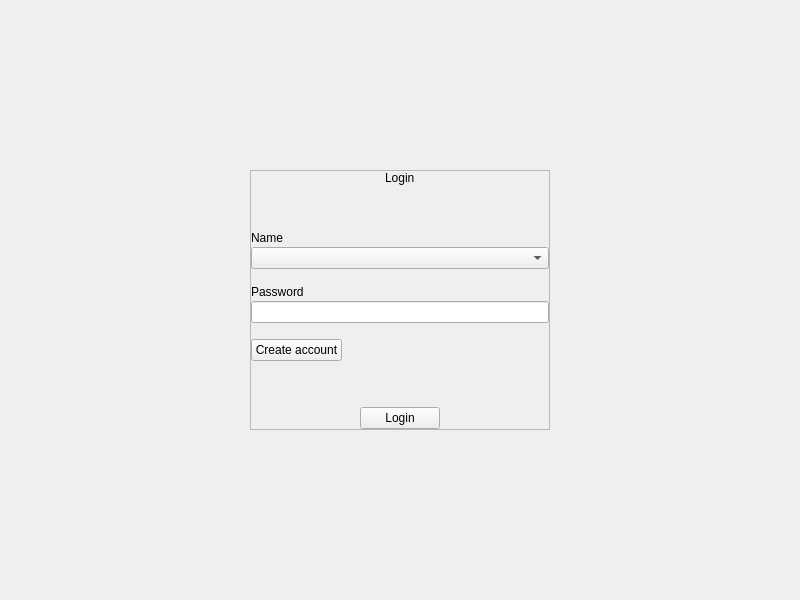
<?xml version="1.0" encoding="UTF-8"?>
<ui version="4.0">
 <class>login</class>
 <widget class="QWidget" name="login">
  <property name="geometry">
   <rect>
    <x>0</x>
    <y>0</y>
    <width>800</width>
    <height>600</height>
   </rect>
  </property>
  <property name="windowTitle">
   <string>Loggin</string>
  </property>
  <property name="styleSheet">
   <string notr="true"/>
  </property>
  <layout class="QVBoxLayout" name="verticalLayout">
   <item alignment="Qt::AlignHCenter|Qt::AlignVCenter">
    <widget class="QFrame" name="center_container">
     <property name="minimumSize">
      <size>
       <width>300</width>
       <height>0</height>
      </size>
     </property>
     <property name="frameShape">
      <enum>QFrame::StyledPanel</enum>
     </property>
     <property name="frameShadow">
      <enum>QFrame::Raised</enum>
     </property>
     <layout class="QVBoxLayout" name="verticalLayout_2">
      <property name="leftMargin">
       <number>0</number>
      </property>
      <property name="topMargin">
       <number>0</number>
      </property>
      <property name="rightMargin">
       <number>0</number>
      </property>
      <property name="bottomMargin">
       <number>0</number>
      </property>
      <item alignment="Qt::AlignHCenter">
       <widget class="Label" name="lb_title">
        <property name="text">
         <string>Login</string>
        </property>
       </widget>
      </item>
      <item>
       <spacer name="verticalSpacer_2">
        <property name="orientation">
         <enum>Qt::Vertical</enum>
        </property>
        <property name="sizeHint" stdset="0">
         <size>
          <width>20</width>
          <height>40</height>
         </size>
        </property>
       </spacer>
      </item>
      <item>
       <layout class="QVBoxLayout" name="ly_inputs">
        <property name="spacing">
         <number>16</number>
        </property>
        <property name="topMargin">
         <number>0</number>
        </property>
        <item>
         <layout class="QVBoxLayout" name="ly_name">
          <property name="spacing">
           <number>2</number>
          </property>
          <property name="topMargin">
           <number>0</number>
          </property>
          <item>
           <widget class="QLabel" name="lb_email">
            <property name="text">
             <string>Name</string>
            </property>
           </widget>
          </item>
          <item>
           <widget class="QComboBox" name="i_name"/>
          </item>
         </layout>
        </item>
        <item>
         <layout class="QVBoxLayout" name="ly_password">
          <property name="spacing">
           <number>2</number>
          </property>
          <property name="topMargin">
           <number>0</number>
          </property>
          <item>
           <widget class="QLabel" name="lb_password">
            <property name="text">
             <string>Password</string>
            </property>
           </widget>
          </item>
          <item>
           <widget class="LineEdit" name="i_password"/>
          </item>
         </layout>
        </item>
        <item alignment="Qt::AlignLeft">
         <widget class="Button" name="bt_create_account">
          <property name="text">
           <string>Create account</string>
          </property>
         </widget>
        </item>
       </layout>
      </item>
      <item>
       <spacer name="verticalSpacer">
        <property name="orientation">
         <enum>Qt::Vertical</enum>
        </property>
        <property name="sizeHint" stdset="0">
         <size>
          <width>20</width>
          <height>40</height>
         </size>
        </property>
       </spacer>
      </item>
      <item alignment="Qt::AlignHCenter">
       <widget class="Button" name="bt_login">
        <property name="text">
         <string>Login</string>
        </property>
       </widget>
      </item>
     </layout>
    </widget>
   </item>
  </layout>
 </widget>
 <customwidgets>
  <customwidget>
   <class>Label</class>
   <extends>QLabel</extends>
   <header>.promoted.label</header>
  </customwidget>
  <customwidget>
   <class>Button</class>
   <extends>QPushButton</extends>
   <header>.promoted.button</header>
  </customwidget>
  <customwidget>
   <class>LineEdit</class>
   <extends>QLineEdit</extends>
   <header>.promoted.line_edit</header>
  </customwidget>
 </customwidgets>
 <resources/>
 <connections/>
</ui>
